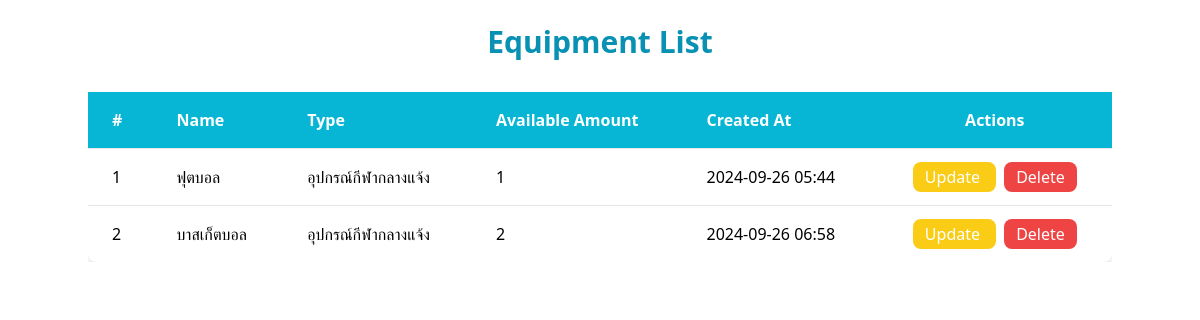
/equip/ (signed in), run on the app's committed database.
### base/models.py (models this page shows, shortened)
class Equipment(models.Model):
    name = models.CharField(max_length = 100)
    type = models.CharField(max_length = 50)
    available_amount = models.PositiveIntegerField()
    created_at = models.DateTimeField(auto_now_add= True)
    picture = models.ImageField(upload_to='equipment_pictures/', default='default.jpg')

### management_equipment/views.py (the view)
# urls.py: path('equip/', Viewequipment.as_view(), name='View'),
class Viewequipment(LoginRequiredMixin , UserPassesTestMixin , ListView):
    model  = Equipment
    template_name = 'equipment_list.html'
    context_object_name = 'equipment'
    def test_func(self):
        if not self.request.user.is_superuser:
            raise PermissionDenied
        return True

### management_equipment/templates/equipment_list.html
{% extends "base.html" %}
{% block main %}
<div class="container mx-auto py-6">
    <h1 class="text-3xl font-bold text-center mb-8 text-cyan-600">Equipment List</h1>
    <div class="overflow-x-auto">
        <table class="min-w-full bg-white shadow-md rounded-lg">
            <thead>
                <tr class="bg-cyan-500 text-white">
                    <th class="px-6 py-4 text-left">#</th>
                    <th class="px-6 py-4 text-left">Name</th>
                    <th class="px-6 py-4 text-left">Type</th>
                    <th class="px-6 py-4 text-left">Available Amount</th>
                    <th class="px-6 py-4 text-left">Created At</th>
                    <th class="px-6 py-4 text-center">Actions</th>
                </tr>
            </thead>
            <tbody>
                {% for item in equipment %}
                <tr class="border-t hover:bg-gray-100">
                    <td class="px-6 py-4">{{ forloop.counter }}</td>
                    <td class="px-6 py-4">{{ item.name }}</td>
                    <td class="px-6 py-4">{{ item.type }}</td>
                    <td class="px-6 py-4">{{ item.available_amount }}</td>
                    <td class="px-6 py-4">{{ item.created_at|date:"Y-m-d H:i" }}</td>
                    <td class="px-6 py-4 text-center">
                        <a href="{% url 'Manageq:equipment_update' item.id %}"
                           class="bg-yellow-400 text-white py-1 px-3 rounded-lg hover:bg-yellow-500 transition">
                           Update
                        </a>
                        <a href="{% url 'Manageq:equipment_delete' item.id %}"
                           class="bg-red-500 text-white py-1 px-3 rounded-lg hover:bg-red-600 transition ml-2"
                           onclick="return confirm('Are you sure you want to delete this equipment?');">
                           Delete
                        </a>
                    </td>
                </tr>
                {% empty %}
                <tr>
                    <td colspan="6" class="text-center py-6 text-gray-500">No equipment available</td>
                </tr>
                {% endfor %}
            </tbody>
        </table>
    </div>
</div>
{% endblock %}

### data on the page
Equipment: name "ฟุตบอล", type "อุปกรณ์กีฬากลางแจ้ง", available_amount "1", created_at "2024-09-26 05:44"
Equipment: name "บาสเก็ตบอล", type "อุปกรณ์กีฬากลางแจ้ง", available_amount "2", created_at "2024-09-26 06:58"
